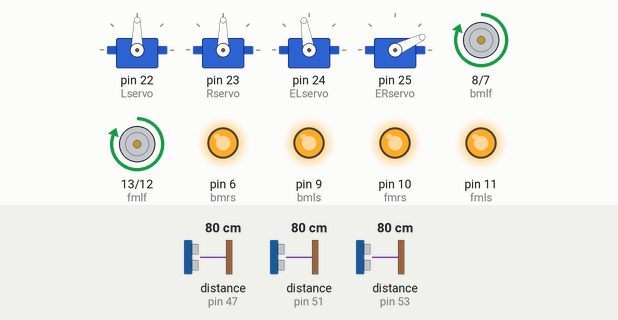
This sketch was run on a simulated Arduino Mega 2560, built with avr-gcc and run on an emulated ATmega2560. Shown: 4 × servo, motor-driver pin pairs drawn as motors (green arrow = first pin HIGH = forward, orange = second pin HIGH = backward, longer = more drive), output pins drawn as LEDs (lit = HIGH). The inputs (shaded band) are chosen by the test bench; at power-on: distance to the obstacle (sensors on pin 51, pin 53, pin 47) 80 cm. Random numbers use the default seed unless the sketch sets one.

Above: at 1.2 s.
1.3 s: distance to the obstacle (sensor on pin 51) set to 53 cm
2.8 s: distance to the obstacle (sensor on pin 51) set to 45 cm
At 2.97 s:
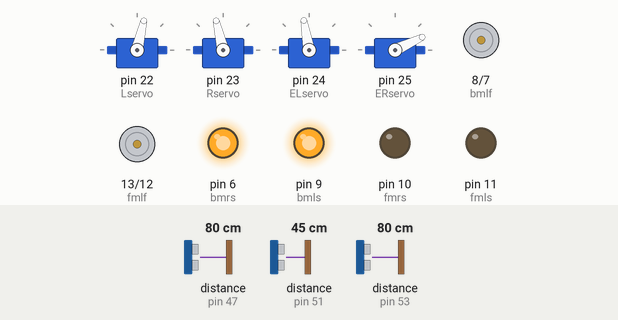
At 5.0 s:
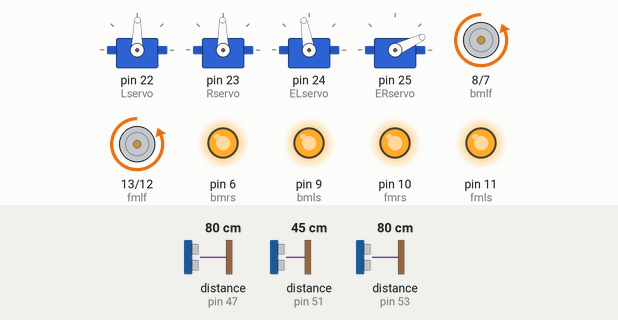
5.3 s: distance to the obstacle (sensor on pin 53) set to 52 cm
At 7.3 s:
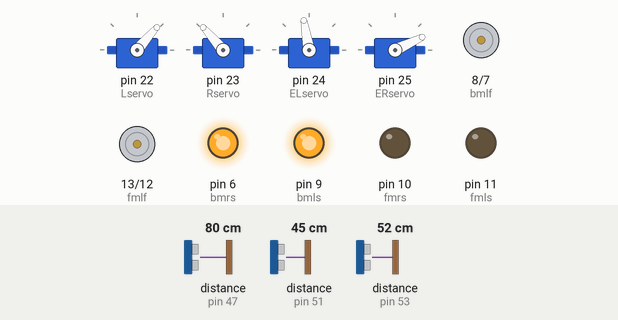
8.3 s: distance to the obstacle (sensor on pin 53) set to 44 cm
Timing chart, 0 to 15.2 s (numbered marks = the images above; inputs shaded):
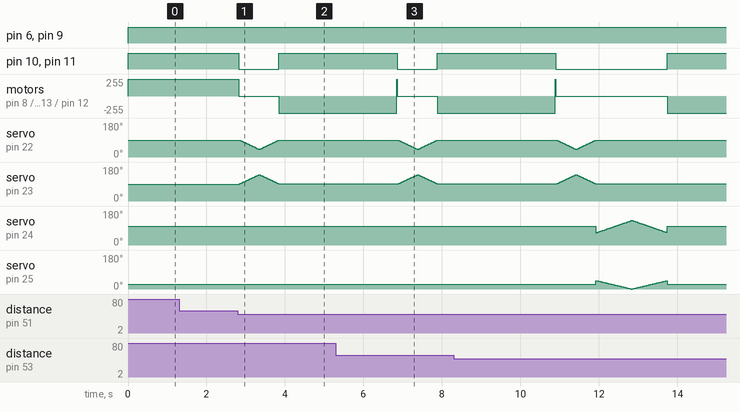

Measured:
- the behaviour switches between 50 and 49 cm on distance to the obstacle (sensor on pin 51) (found by bisection; images 0 and 1)
- after the input at 1.3 s, every drawn part: stays the same
- after the input at 2.8 s, pin 10 (fmrs), pin 11 (fmls): HIGH → LOW at once, → HIGH 1.0 s later; motor on pin 8 (bmlf) / pin 7 (bmlb), motor on pin 13 (fmlf) / pin 12 (fmlb): forward 255/255 → stopped at once, → backward 255/255 1.0 s later; servo on pin 23 (Rservo): rises from 90° to 139° in 0.49 s, then falls to 91° in 0.51 s

The sketch:

WALL_E.ino
```cpp
#include <Servo.h>
#include <NewPing.h>

Servo Lservo;
Servo Rservo;
Servo ELservo;
Servo ERservo;


#define MAX_DISTANCE 200
#define PING_INTERVAL 33


unsigned long crtime = 0;
unsigned long prvtime = 0;

NewPing FsonarL(52, 53, MAX_DISTANCE);
NewPing FsonarR(50, 51, MAX_DISTANCE);
// NewPing Bsonar(45, 20, MAX_DISTANCE);
NewPing DsonarF(46, 47, MAX_DISTANCE);
// NewPing DsonarB(23, 24, MAX_DISTANCE);

int FsnrL, FsnrR, Bsnr, DsnrF, DsnrB;


int fmlb = 12, fmlf = 13, fmrf = 3, fmrb = 2, fmls = 11, fmrs = 10;
int bmlb = 7, bmlf = 8, bmrf = 4, bmrb = 5, bmls = 9, bmrs = 6;


void setup() {
  Serial.begin(9600);
  pinMode(7 , OUTPUT);
  pinMode(8 , OUTPUT);
  pinMode(9 , OUTPUT);
  pinMode(10 , OUTPUT);
  pinMode(11 , OUTPUT);
  pinMode(13, OUTPUT);
  pinMode(6 , OUTPUT);
  pinMode(12 , OUTPUT);


  Lservo.attach(22);
  Rservo.attach(23);
  ELservo.attach(24);
  ERservo.attach(25);

  Lservo.write(90);
  Rservo.write(90);


  ELservo.write(100);  //high 130  low 65
  ERservo.write(25);  //high 45 low 0
}

void loop() {
  //Eyemove();
  //delay(2000);
main_loop();
//debug();
}
```

Movement.ino
```cpp
void handmove()
{
  for (int i = 90; i < 140; i++)
  {
    Rservo.write(i);
    Lservo.write(180 - i);
    delay(10);
  }
  for (int i = 140; i > 90; i--)
  {
    Rservo.write(i);
    Lservo.write(180 - i);
    delay(10);
  }

}

void Eyemove()
{
  for (int i = 45; i >0; i--)
  {
    ERservo.write(i);
    int a= map(i, 45, 0,65,130);
    ELservo.write(a);
    delay(20);
  }
    for (int i = 0; i <45; i++)
  {
    ERservo.write(i);
    int a= map(i, 0, 45,130,65);
    ELservo.write(a);
    delay(20);
  }
  ELservo.write(100);  //high 130  low 65
  ERservo.write(25);  //high 45 low 0
}
```

Turns.ino
```cpp
void Turn90L()
{
  motor(-255, 255);
  delay(3000);
  motor(0, 0);
}

void Turn90R()
{
  motor(255, -255);
  delay(3000);
  motor(0, 0);
}

void Turn()
{
  motor(-255,255);
  delay(2000);
  motor(0,0);
}


void debug()
{
  motor(255, 255);
  delay(5000);

  motor(-255, 255);
  delay(5000);

  motor(255, -255);
  delay(5000);

  motor(-255, -255);
  delay(5000);
}
```

main_loop.ino
```cpp
void main_loop()
{
   crtime = millis();
  motor(255, 255);
  Sonar();
  if (FsnrL <= 50 && FsnrL >0 )
  {
    motor(0,0);
    delay(10);
    handmove();
    Eyemove();
    Turn90L();


  }
   else if (FsnrR <= 50 && FsnrR >0 )
  {
    motor(0,0);
    delay(10);
    handmove();
    Turn90L();


  }
    if (crtime - prvtime >= 10000)
    {
      prvtime = crtime;
      //dir change
      int dir = random(1);

      if (dir == 0)
        Turn90L();

      else Turn90R();
    }

}
```

motor.ino
```cpp
void motor(int lm,int rm){

  if(lm == 0 && rm == 0)
  {
    digitalWrite(fmlf, LOW);
  digitalWrite(fmlb, LOW);
  digitalWrite(bmlf, LOW);
  digitalWrite(bmlb, LOW);


  digitalWrite(fmlf, LOW);
  digitalWrite(fmlb, LOW);
  digitalWrite(bmrf, LOW);
  digitalWrite(bmrb, LOW);

  analogWrite(fmrs, lm);
  analogWrite(fmls, rm);
  analogWrite(fmrs, lm);
  analogWrite(fmls, rm);
  }
  if(lm>0){
  digitalWrite(fmlf, HIGH);
  digitalWrite(fmlb, LOW);

  digitalWrite(bmlf, HIGH);
  digitalWrite(bmlb, LOW);

  analogWrite(fmls, lm);
  analogWrite(bmls, lm);
  }
  if(rm>0){
  digitalWrite(fmrf, HIGH);
  digitalWrite(fmrb, LOW);

  digitalWrite(bmrf, HIGH);
  digitalWrite(bmrb, LOW);

  analogWrite(bmrs, rm);
  analogWrite(fmrs, rm);

  }
  if(lm<0){
  digitalWrite(fmlf, LOW);
  digitalWrite(fmlb, HIGH);

  digitalWrite(bmlf, LOW);
  digitalWrite(bmlb, HIGH);

  analogWrite(fmls, -lm);
  analogWrite(bmls, -lm);
  }
  if(rm<0){
  digitalWrite(fmrf, LOW);
  digitalWrite(fmrb, HIGH);

  digitalWrite(bmrf, LOW);
  digitalWrite(bmrb, HIGH);

  analogWrite(fmrs, -rm);
  analogWrite(bmrs, -rm);
  }


}
```

sonar.ino
```cpp
int Sonar() {

  unsigned int uS1 = FsonarL.ping(); // Send ping, get ping time in microseconds (uS).
FsnrL = uS1 / US_ROUNDTRIP_CM;
//delay(50);

 unsigned int uS2 = FsonarR.ping();
 FsnrR = uS2 / US_ROUNDTRIP_CM;
// delay(50);

//unsigned int uS3 = Bsonar.ping();
//Bsnr = uS3 / US_ROUNDTRIP_CM;
//delay(50);

unsigned int uS4 = DsonarF.ping();
DsnrF = uS4/ US_ROUNDTRIP_CM;
//delay(50);


  return FsnrL;
  return FsnrR;
 // return Bsnr;
  return DsnrF;

}
```
